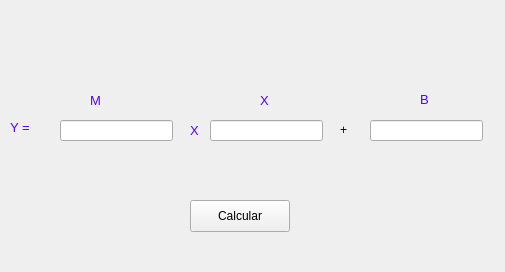
<?xml version="1.0" encoding="UTF-8"?>
<ui version="4.0">
 <class>MainWindow</class>
 <widget class="QMainWindow" name="MainWindow">
  <property name="geometry">
   <rect>
    <x>0</x>
    <y>0</y>
    <width>505</width>
    <height>272</height>
   </rect>
  </property>
  <property name="windowTitle">
   <string>MainWindow</string>
  </property>
  <property name="styleSheet">
   <string notr="true">
</string>
  </property>
  <widget class="QWidget" name="centralwidget">
   <widget class="QLineEdit" name="txtX">
    <property name="geometry">
     <rect>
      <x>210</x>
      <y>120</y>
      <width>113</width>
      <height>21</height>
     </rect>
    </property>
   </widget>
   <widget class="QLineEdit" name="txtM">
    <property name="geometry">
     <rect>
      <x>60</x>
      <y>120</y>
      <width>113</width>
      <height>21</height>
     </rect>
    </property>
    <property name="styleSheet">
     <string notr="true"/>
    </property>
   </widget>
   <widget class="QPushButton" name="btnCalcular">
    <property name="geometry">
     <rect>
      <x>190</x>
      <y>200</y>
      <width>100</width>
      <height>32</height>
     </rect>
    </property>
    <property name="styleSheet">
     <string notr="true">border-top-color: rgb(85, 255, 127);</string>
    </property>
    <property name="text">
     <string>Calcular</string>
    </property>
   </widget>
   <widget class="QLabel" name="label_3">
    <property name="geometry">
     <rect>
      <x>10</x>
      <y>120</y>
      <width>41</width>
      <height>16</height>
     </rect>
    </property>
    <property name="text">
     <string>&lt;html&gt;&lt;head/&gt;&lt;body&gt;&lt;p&gt;&lt;span style=&quot; font-size:10pt; color:#5500ff;&quot;&gt;Y =&lt;/span&gt;&lt;/p&gt;&lt;/body&gt;&lt;/html&gt;</string>
    </property>
   </widget>
   <widget class="QLabel" name="label_4">
    <property name="geometry">
     <rect>
      <x>90</x>
      <y>90</y>
      <width>21</width>
      <height>21</height>
     </rect>
    </property>
    <property name="text">
     <string>&lt;html&gt;&lt;head/&gt;&lt;body&gt;&lt;p&gt;&lt;span style=&quot; font-size:10pt; color:#5500ff;&quot;&gt;M&lt;/span&gt;&lt;/p&gt;&lt;/body&gt;&lt;/html&gt;</string>
    </property>
   </widget>
   <widget class="QLineEdit" name="txtB">
    <property name="geometry">
     <rect>
      <x>370</x>
      <y>120</y>
      <width>113</width>
      <height>21</height>
     </rect>
    </property>
    <property name="styleSheet">
     <string notr="true"/>
    </property>
   </widget>
   <widget class="QLabel" name="label_5">
    <property name="geometry">
     <rect>
      <x>260</x>
      <y>90</y>
      <width>21</width>
      <height>21</height>
     </rect>
    </property>
    <property name="text">
     <string>&lt;html&gt;&lt;head/&gt;&lt;body&gt;&lt;p&gt;&lt;span style=&quot; font-size:10pt; color:#5500ff;&quot;&gt;X&lt;/span&gt;&lt;/p&gt;&lt;/body&gt;&lt;/html&gt;</string>
    </property>
   </widget>
   <widget class="QLabel" name="label_6">
    <property name="geometry">
     <rect>
      <x>420</x>
      <y>90</y>
      <width>21</width>
      <height>20</height>
     </rect>
    </property>
    <property name="text">
     <string>&lt;html&gt;&lt;head/&gt;&lt;body&gt;&lt;p&gt;&lt;span style=&quot; font-size:10pt; color:#5500ff;&quot;&gt;B&lt;/span&gt;&lt;/p&gt;&lt;/body&gt;&lt;/html&gt;</string>
    </property>
   </widget>
   <widget class="QLabel" name="label_7">
    <property name="geometry">
     <rect>
      <x>190</x>
      <y>120</y>
      <width>21</width>
      <height>21</height>
     </rect>
    </property>
    <property name="text">
     <string>&lt;html&gt;&lt;head/&gt;&lt;body&gt;&lt;p&gt;&lt;span style=&quot; font-size:10pt; color:#5500ff;&quot;&gt;X&lt;/span&gt;&lt;/p&gt;&lt;/body&gt;&lt;/html&gt;</string>
    </property>
   </widget>
   <widget class="QLabel" name="label_8">
    <property name="geometry">
     <rect>
      <x>340</x>
      <y>120</y>
      <width>21</width>
      <height>21</height>
     </rect>
    </property>
    <property name="text">
     <string>&lt;html&gt;&lt;head/&gt;&lt;body&gt;&lt;p&gt;+&lt;/p&gt;&lt;/body&gt;&lt;/html&gt;</string>
    </property>
   </widget>
  </widget>
  <widget class="QMenuBar" name="menubar">
   <property name="geometry">
    <rect>
     <x>0</x>
     <y>0</y>
     <width>505</width>
     <height>21</height>
    </rect>
   </property>
  </widget>
 </widget>
 <resources/>
 <connections/>
</ui>
